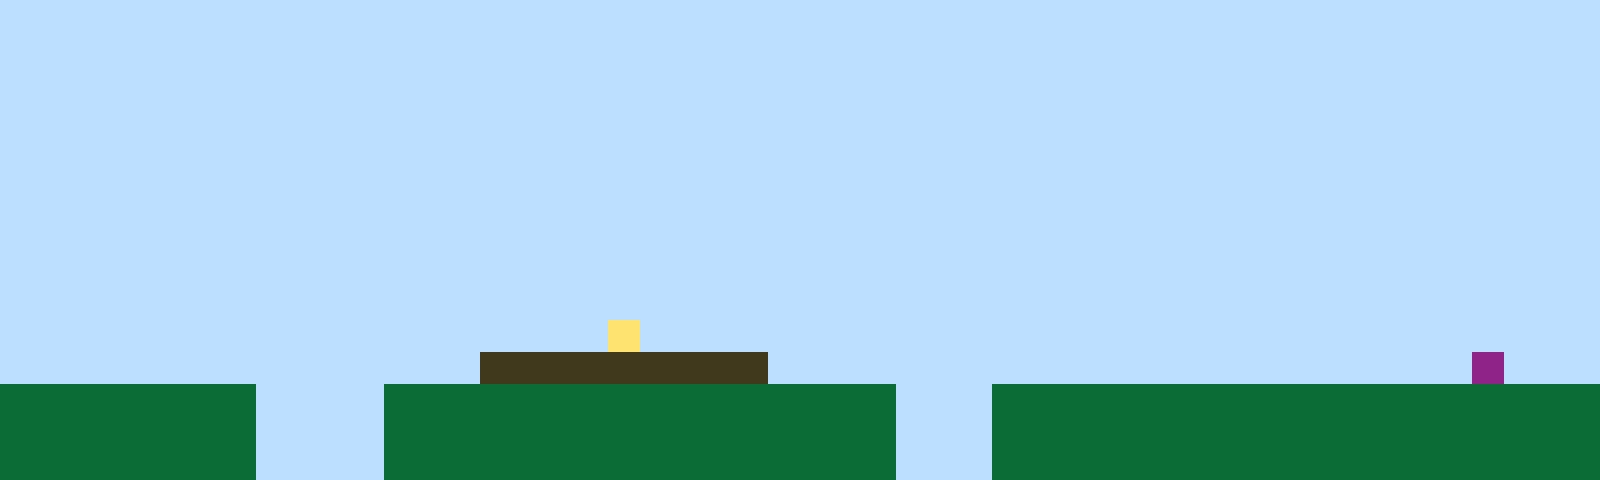

The image is a tile-based game level rendered from a .tmx file. Its description and complete source (layers, tilesets, objects, tile grids) follow:
An orthogonal 50x15 tile map with 32x32 px tiles, 1 tile layer (Tile Layer 1).

<map version="1.10" tiledversion="1.11.2" orientation="orthogonal" renderorder="right-up" width="50" height="15" tilewidth="32" tileheight="32" infinite="0" nextlayerid="2" nextobjectid="1"><editorsettings><export target="map1.csv" format="csv" /></editorsettings><tileset firstgid="1" name="sprites" tilewidth="32" tileheight="32" tilecount="6" columns="3"><image source="sprites.png" width="96" height="64" /></tileset><layer id="1" name="Tile Layer 1" width="50" height="15"><data encoding="csv">1,1,1,1,1,1,1,1,1,1,1,1,1,1,1,1,1,1,1,1,1,1,1,1,1,1,1,1,1,1,1,1,1,1,1,1,1,1,1,1,1,1,1,1,1,1,1,1,1,1,1,1,1,1,1,1,1,1,1,1,1,1,1,1,1,1,1,1,1,1,1,1,1,1,1,1,1,1,1,1,1,1,1,1,1,1,1,1,1,1,1,1,1,1,1,1,1,1,1,1,1,1,1,1,1,1,1,1,1,1,1,1,1,1,1,1,1,1,1,1,1,1,1,1,1,1,1,1,1,1,1,1,1,1,1,1,1,1,1,1,1,1,1,1,1,1,1,1,1,1,1,1,1,1,1,1,1,1,1,1,1,1,1,1,1,1,1,1,1,1,1,1,1,1,1,1,1,1,1,1,1,1,1,1,1,1,1,1,1,1,1,1,1,1,1,1,1,1,1,1,1,1,1,1,1,1,1,1,1,1,1,1,1,1,1,1,1,1,1,1,1,1,1,1,1,1,1,1,1,1,1,1,1,1,1,1,1,1,1,1,1,1,1,1,1,1,1,1,1,1,1,1,1,1,1,1,1,1,1,1,1,1,1,1,1,1,1,1,1,1,1,1,1,1,1,1,1,1,1,1,1,1,1,1,1,1,1,1,1,1,1,1,1,1,1,1,1,1,1,1,1,1,1,1,1,1,1,1,1,1,1,1,1,1,1,1,1,1,1,1,1,1,1,1,1,1,1,1,1,1,1,1,1,1,1,1,1,1,1,1,1,1,1,1,1,1,1,1,1,1,1,1,1,1,1,1,1,1,1,1,1,1,1,1,1,1,1,1,1,1,1,1,1,1,1,1,1,1,1,1,1,1,1,1,1,1,1,1,1,1,1,1,1,1,1,1,1,1,1,1,1,1,1,1,1,1,1,1,1,1,1,1,1,1,1,1,1,1,1,1,1,1,1,1,1,1,1,1,1,1,1,1,1,1,1,1,1,1,1,1,1,1,1,1,1,1,1,1,1,1,1,1,1,1,1,1,1,1,1,1,1,1,1,1,1,1,1,1,1,1,1,1,1,1,1,1,1,1,1,1,1,1,1,1,1,1,1,1,1,1,1,1,1,1,1,1,1,1,1,1,1,1,1,1,1,1,1,1,1,1,1,1,1,1,1,1,1,1,1,4,1,1,1,1,1,1,1,1,1,1,1,1,1,1,1,1,1,1,1,1,1,1,1,1,1,1,1,1,1,1,1,1,1,1,1,1,1,1,1,1,1,1,1,1,1,3,3,3,3,3,3,3,3,3,1,1,1,1,1,1,1,1,1,1,1,1,1,1,1,1,1,1,1,1,1,1,6,1,1,1,2,2,2,2,2,2,2,2,1,1,1,1,2,2,2,2,2,2,2,2,2,2,2,2,2,2,2,2,1,1,1,2,2,2,2,2,2,2,2,2,2,2,2,2,2,2,2,2,2,2,2,2,2,2,2,2,2,2,1,1,1,1,2,2,2,2,2,2,2,2,2,2,2,2,2,2,2,2,1,1,1,2,2,2,2,2,2,2,2,2,2,2,2,2,2,2,2,2,2,2,2,2,2,2,2,2,2,2,1,1,1,1,2,2,2,2,2,2,2,2,2,2,2,2,2,2,2,2,1,1,1,2,2,2,2,2,2,2,2,2,2,2,2,2,2,2,2,2,2,2</data></layer></map>
